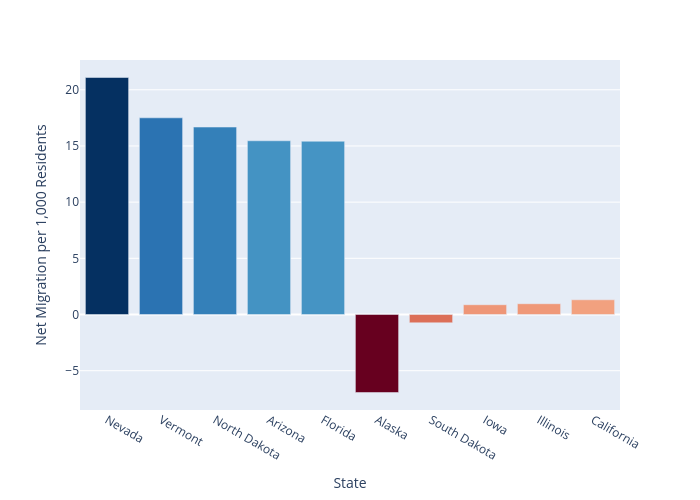

The code cell stored with this chart in its notebook:
### Markdown cell above
### Graphs Continued...

### Code cell
fig_extremes = px.bar(
    df_extremes,
    x='State',
    y='Net_per_1000',
    color='Net_per_1000',
    color_continuous_scale='RdBu',
    # title='Top and Bottom 5 States by Net Migration per 1,000 (2024)'
)

fig_extremes.update_layout(
    xaxis_title='State',
    yaxis_title='Net Migration per 1,000 Residents',
    coloraxis_showscale=False,
    width=700,
    height=500
)

fig_extremes.show()

### Figure 1 — Plotly figure (JSON) as saved in the notebook; plotly's stock layout.template omitted (floating-point values rounded to 4 significant figures)
{"data": [{"hovertemplate": "State=%{x}<br>Net_per_1000=%{marker.color}<extra></extra>", "legendgroup": "", "marker": {"color": [21.09, 17.5, 16.68, 15.46, 15.42, -6.94, -0.74, 0.87, 0.96, 1.31], "coloraxis": "coloraxis", "pattern": {"shape": ""}}, "name": "", "orientation": "v", "showlegend": false, "textposition": "auto", "type": "bar", "x": ["Nevada", "Vermont", "North Dakota", "Arizona", "Florida", "Alaska", "South Dakota", "Iowa", "Illinois", "California"], "xaxis": "x", "y": [21.09, 17.5, 16.68, 15.46, 15.42, -6.94, -0.74, 0.87, 0.96, 1.31], "yaxis": "y"}], "layout": {"barmode": "relative", "coloraxis": {"colorbar": {"title": {"text": "Net_per_1000"}}, "colorscale": [[0, "rgb(103,0,31)"], [0.1, "rgb(178,24,43)"], [0.2, "rgb(214,96,77)"], [0.3, "rgb(244,165,130)"], [0.4, "rgb(253,219,199)"], [0.5, "rgb(247,247,247)"], [0.6, "rgb(209,229,240)"], [0.7, "rgb(146,197,222)"], [0.8, "rgb(67,147,195)"], [0.9, "rgb(33,102,172)"], [1, "rgb(5,48,97)"]], "showscale": false}, "height": 500, "legend": {"tracegroupgap": 0}, "margin": {"t": 60}, "width": 700, "xaxis": {"anchor": "y", "domain": [0, 1], "title": {"text": "State"}}, "yaxis": {"anchor": "x", "domain": [0, 1], "title": {"text": "Net Migration per 1,000 Residents"}}}}
